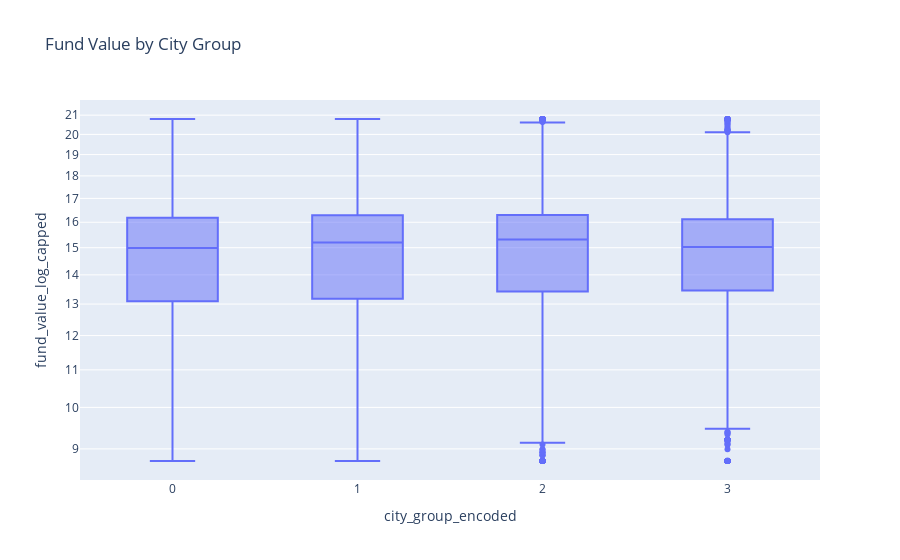

Source (notebook cell):
### Code cell
fig = px.box(df, x='city_group_encoded', y='fund_value_log_capped', log_y=True,
             title='Fund Value by City Group')
fig.show()

### Figure 1 — Plotly figure (JSON) as saved in the notebook; plotly's stock layout.template omitted (floating-point values rounded to 4 significant figures; data arrays with more than 128 entries replaced by an {"elided": "..."} marker saying what was removed)
{"data": [{"alignmentgroup": "True", "hovertemplate": "city_group_encoded=%{x}<br>fund_value_log_capped=%{y}<extra></extra>", "legendgroup": "", "marker": {"color": "#636efa"}, "name": "", "notched": false, "offsetgroup": "", "orientation": "v", "showlegend": false, "type": "box", "x": {"elided": "57687 int values"}, "x0": " ", "xaxis": "x", "y": {"elided": "57687 float values"}, "y0": " ", "yaxis": "y"}], "layout": {"boxmode": "group", "legend": {"tracegroupgap": 0}, "title": {"text": "Fund Value by City Group"}, "xaxis": {"anchor": "y", "domain": [0, 1], "title": {"text": "city_group_encoded"}}, "yaxis": {"anchor": "x", "domain": [0, 1], "title": {"text": "fund_value_log_capped"}, "type": "log"}}}
